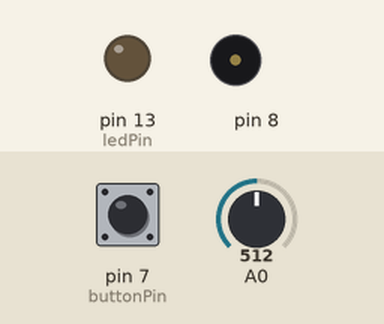
This sketch was run on a simulated Arduino Uno, built with avr-gcc and run on an emulated ATmega328P. On the bench: output pins drawn as LEDs (lit = HIGH), buzzer (waves = sounding). The inputs (shaded band) are chosen by the test bench; at power-on: pin 7 (buttonPin) LOW, A0 = 512.

Above: at 6.2 s.
6.3 s: pin 7 (buttonPin) pulled HIGH for 0.15 s
At 6.7 s:
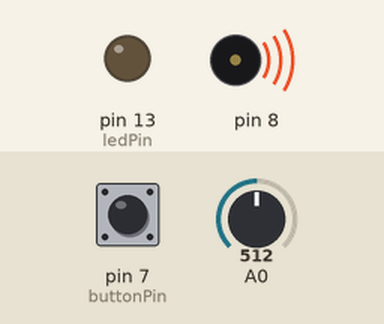
7.9 s: pin 7 (buttonPin) pulled HIGH for 1 s
At 8.6 s:
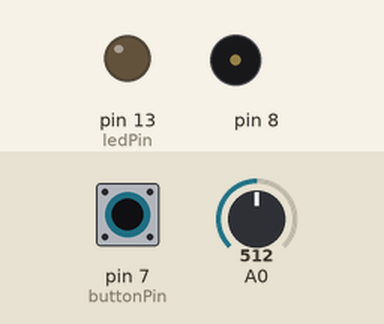
10.4 s: pin 7 (buttonPin) pulled HIGH for 3.2 s
At 11.0 s:
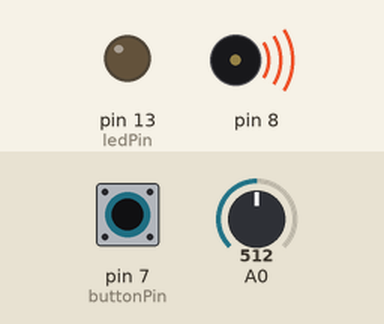
Timing chart, 0 to 13.4 s (numbered marks = the images above; inputs shaded):
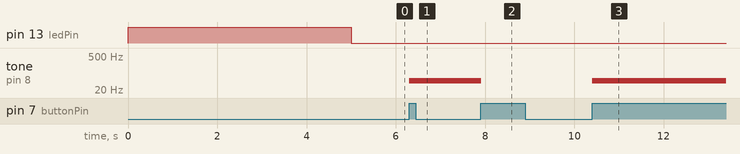

The sketch:

THEREMIN__PTICO_bang.ino
```cpp
int switchState =0;
int buttonPin = 7;
bool play = false;
bool isTheButtonBeingPressed = false;
int sensorValue =0;
int sensorLow = 1023;
int sensorHigh = 0;
const int ledPin = 13;
void setup() {
  // put your setup code here, to run once:
pinMode(ledPin,OUTPUT);
digitalWrite(ledPin,HIGH);
while(millis() < 5000) {
  sensorValue = analogRead(A0);
  if(sensorValue > sensorHigh) {
    sensorHigh = sensorValue;
  }if(sensorValue < sensorLow){
    sensorLow = sensorValue;
  }
}
digitalWrite(ledPin,LOW);
}


void loop() {
checkButton();
if (play) {
  sound();
}
}

void checkButton(){
  switchState = digitalRead(buttonPin);
  if(switchState == HIGH){
    if(isTheButtonBeingPressed == false){
      play = !play;
      isTheButtonBeingPressed = true;
    }
}
else{isTheButtonBeingPressed = false;
}
}
void sound(){
  sensorValue = analogRead(A0);
  int pitch = map(sensorValue,sensorLow,sensorHigh,50,4000);
  tone(8,pitch,20);
  delay(10);
}
```

Measured:
- after the input at 6.3 s, tone on pin 8: silent → 49 Hz at once
- after the input at 7.9 s, tone on pin 8: 49 Hz → silent at once
- after the input at 10.4 s, tone on pin 8: silent → 49 Hz at once
